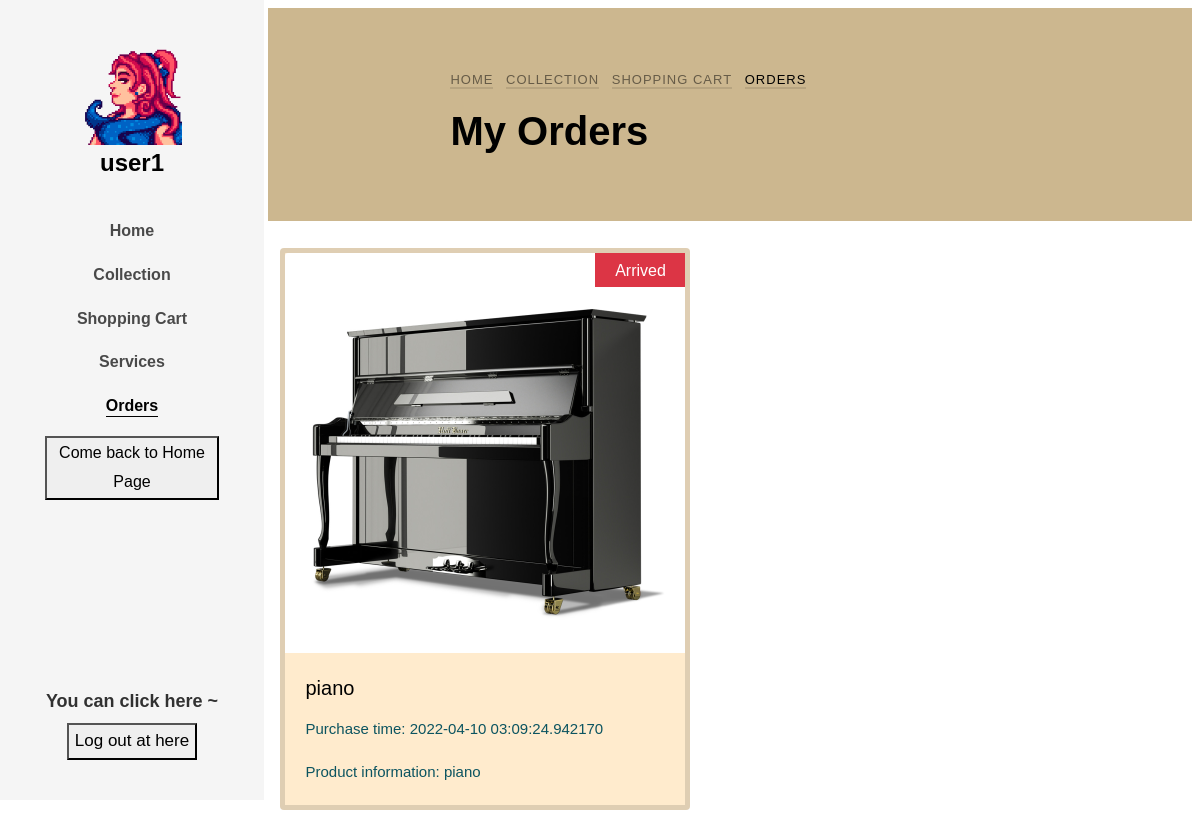
The page /Orders (signed in) on the database as committed earlier.
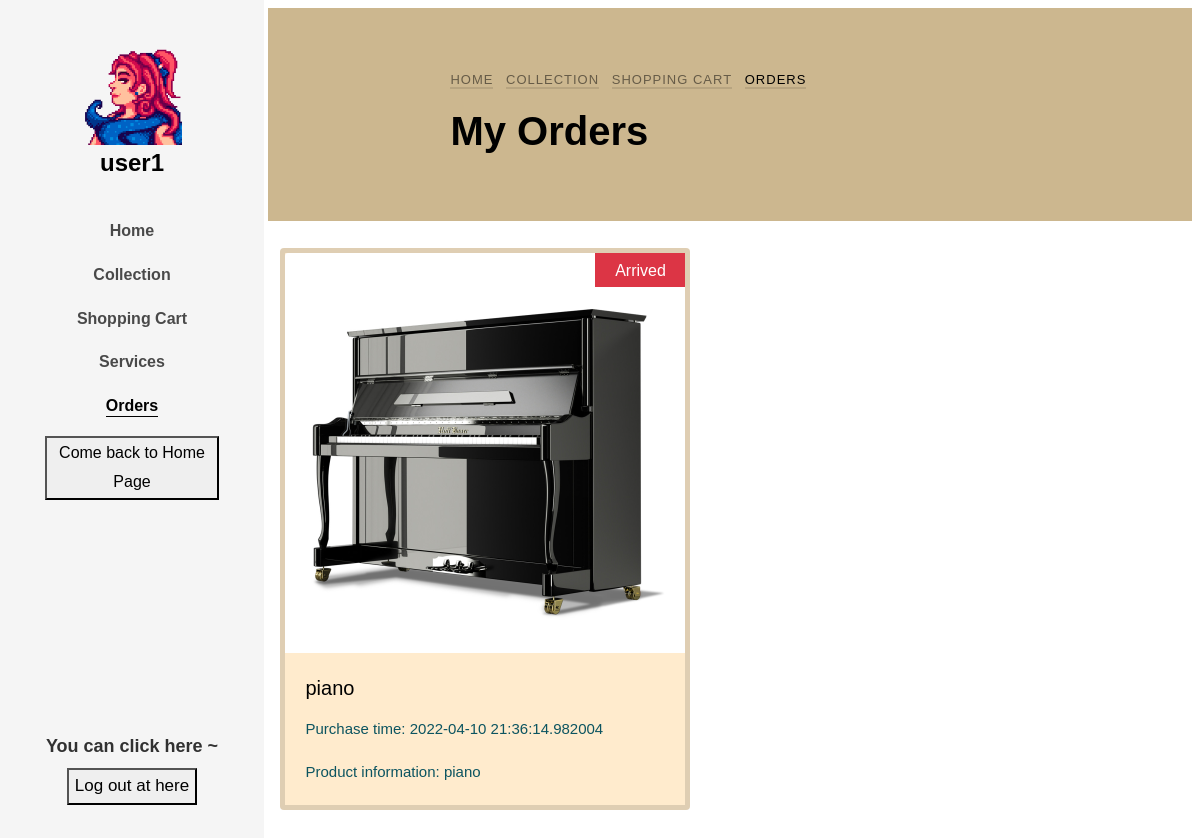
The same page on the database as committed later.
### app/models.py (models this page shows, shortened)
class User(db.Model):
    __tablename__ = "user"
    __table_args__ = {'extend_existing': True}
    id = db.Column(db.Integer, primary_key=True)
    user_name = db.Column(db.String(32), unique=True, nullable=False)
    password_hash = db.Column(db.String(64), nullable=False)
    email = db.Column(db.String(64), nullable=False)
    register_time = db.Column(db.DateTime, default=datetime.now)
    gender = db.Column(db.String(10), nullable=True)
    icon = db.Column(db.String(128), nullable=True)
    introduction = db.Column(db.String(64), nullable=True)
    authority = db.Column(db.Integer, default=0, nullable=False)
    money = db.Column(db.Integer, default=0, nullable=False)

class Order(db.Model):
    __tablename__ = "order"
    __table_args__ = {'extend_existing': True}
    id = db.Column(db.Integer, primary_key=True, autoincrement=True)
    commodity_id = db.Column(db.Integer, db.ForeignKey('commodity.id'))
    user_id = db.Column(db.Integer, db.ForeignKey('user.id'))
    purchase_time = db.Column(db.DateTime, default=datetime.now)
    commodity_num = db.Column(db.Integer, default=0, nullable=False)
    address = db.Column(db.String(64), nullable=False)
    transport = db.Column(db.String(64),nullable=False)
    is_receive = db.Column(db.Boolean, default=False, nullable=False)
    commodity = db.relationship('Commodity', backref=db.backref('Order', lazy='dynamic'))

class Commodity(db.Model):
    __tablename__ = "commodity"
    __table_args__ = {'extend_existing': True}
    id = db.Column(db.Integer, primary_key=True, autoincrement=True)
    commodity_name = db.Column(db.String(32), nullable=False)
    release_time = db.Column(db.DateTime, default=datetime.now)
    cargo_quantity = db.Column(db.Integer, nullable=False)
    pic_path = db.Column(db.String(64), nullable=True)
    price = db.Column(db.Integer, nullable=False)
    introduction = db.Column(db.String(64), nullable=True)
    type = db.Column(db.String(32), nullable=False)
    is_collect = db.Column(db.Boolean, default=False, nullable=False)

### app/routes.py (the view)
@app.route('/Orders')
def Orders():
    user = User.query.filter(User.user_name == session.get('USERNAME')).first()
    user_icon = setIcon()
    orders = Order.query.filter(User.id == session.get('uid'))
    return render_template('order.html', user=user, icon=user_icon, islogin=islogined(), orders=orders)

### app/functions.py (called while the page is built)
def islogined():
    if session.get('USERNAME'):
        return True
    else:
        return False

### app/routes.py (called while the page is built)
def setIcon():
    if islogined():
        user = User.query.filter(User.user_name == session.get('USERNAME')).first()
        user_icon = user.icon
        if user_icon != None:
            icon = user.icon
            user_icon = url_for('static', filename='uploaded_AVA/' + icon)
        else:
            user_icon = 'NULL'
    else:
        user_icon = 'NULL'
    return user_icon

### app/templates/order.html (shortened to what this page needs)
<!DOCTYPE html>
<html lang="en">
<head>
    <link rel="stylesheet" href="../static/css/open-iconic-bootstrap.min.css">
    <link rel="stylesheet" href="../static/css/animate.css">
    <link rel="stylesheet" href="../static/css/owl.carousel.min.css">
    <link rel="stylesheet" href="../static/css/owl.theme.default.min.css">
    <link rel="stylesheet" href="../static/css/magnific-popup.css">
    <link rel="stylesheet" href="../static/css/aos.css">
    <link rel="stylesheet" href="../static/css/ionicons.min.css">
    <link rel="stylesheet" href="../static/css/bootstrap-datepicker.css">
    <link rel="stylesheet" href="../static/css/jquery.timepicker.css">
    <link rel="stylesheet" href="../static/css/flaticon.css">
    <link rel="stylesheet" href="../static/css/icomoon.css">
    <link rel="stylesheet" href="../static/css/style-per.css">
</head>
<body>
<div id="colorlib-page">
    <aside id="colorlib-aside" role="complementary" class="js-fullheight text-center">
        <h1 id="colorlib-logo"><a href="http://127.0.0.1:5000/home">
                <span>
                    {% if icon == "NULL" %}
                        <img src='{{ avatars.default(size='l') }}' alt="" width=100 height=100>
                    {% else %}
                        <img src='{{ icon }}' alt="" width=100 height=100>
                    {% endif %}
                </span><br>{{ user.user_name }}</a>
        </h1>
        <nav id="colorlib-main-menu" role="navigation">
            <ul>
                <li><a href="http://127.0.0.1:5000/home ">Home</a></li>
                <li><a href="http://127.0.0.1:5000/collection">Collection</a></li>
                <li><a href="http://127.0.0.1:5000/ShoppingCart">Shopping Cart</a></li>
                <li><a href="http://127.0.0.1:5000/contact">Services</a></li>
                <li class="colorlib-active"><a href="http://127.0.0.1:5000/Orders">Orders</a></li>
                <li>
                    <button onclick="location.href='http://127.0.0.1:5000/main_page'">Come back to Home Page</button>
                </li>
            </ul>
        </nav>
        <div class="colorlib-footer">
            <h3>You can click here ~</h3>
            <div class="d-flex justify-content-center">
                <form action="#" class="colorlib-subscribe-form">
                    <div class="form-group d-flex">
                        <button onclick="clickToLogout();">Log out at here</button>
                    </div>
                </form>
            </div>
        </div>
    </aside>
    <div id="colorlib-main">
        <section class="ftco-section ftco-bread">
            <div class="container">
                <div class="row no-gutters slider-text justify-content-center align-items-center">
                    <div class="col-md-8 ftco-animate">
                        <p class="breadcrumbs"><span class="mr-2"><a href="http://127.0.0.1:5000/home">Home</a></span>
                            <span class="mr-2"><a href="http://127.0.0.1:5000/collection">Collection</a></span>
                            <span class="mr-2"><a href="http://127.0.0.1:5000/ShoppingCart">Shopping Cart</a></span>
                            <span>Orders</span></p>
                        <h1 class="bread">My Orders</h1>
                    </div>
                </div>
            </div>
        </section>
        <section class="ftco-section-3">
            <div class="photograhy">
                <div class="row">
                    {% for order in orders %}
                        <div class="card">
                            <a href="singleOrder/{{ order.id }}">
                                <img class="card-img-top" src="{{ order.commodity.pic_path }}" alt="Card image cap"
                                     height="400px"></a>
                            {% if order.is_receive %}
                                <span class="product-new-top"
                                      style="background: #28a745"
                                >received</span>
                            {% else %}
                                <span class="product-new-top"
                                      style="background: #dc3545"
                                >Arrived</span>
                            {% endif %}
                            <div class="card-body">
                                <h5 class="card-title"><a
                                        href="singleOrder/{{ order.id }}">{{ order.commodity.commodity_name }} </a></h5>
                                <p class="card-text">Purchase time: {{ order.purchase_time }}</p>
                                <p class="card-text">Product information: {{ order.commodity.introduction }}</p>
                            </div>
                        </div>
                    {% endfor %}
                </div>
            </div>
        </section>
    </div>
</div>
</body>
</html>

Rows that differ between the two databases and show on the page:
changed Order "piano": purchase_time "2022-04-10 03:09:24.942170" → "2022-04-10 21:36:14.982004"
